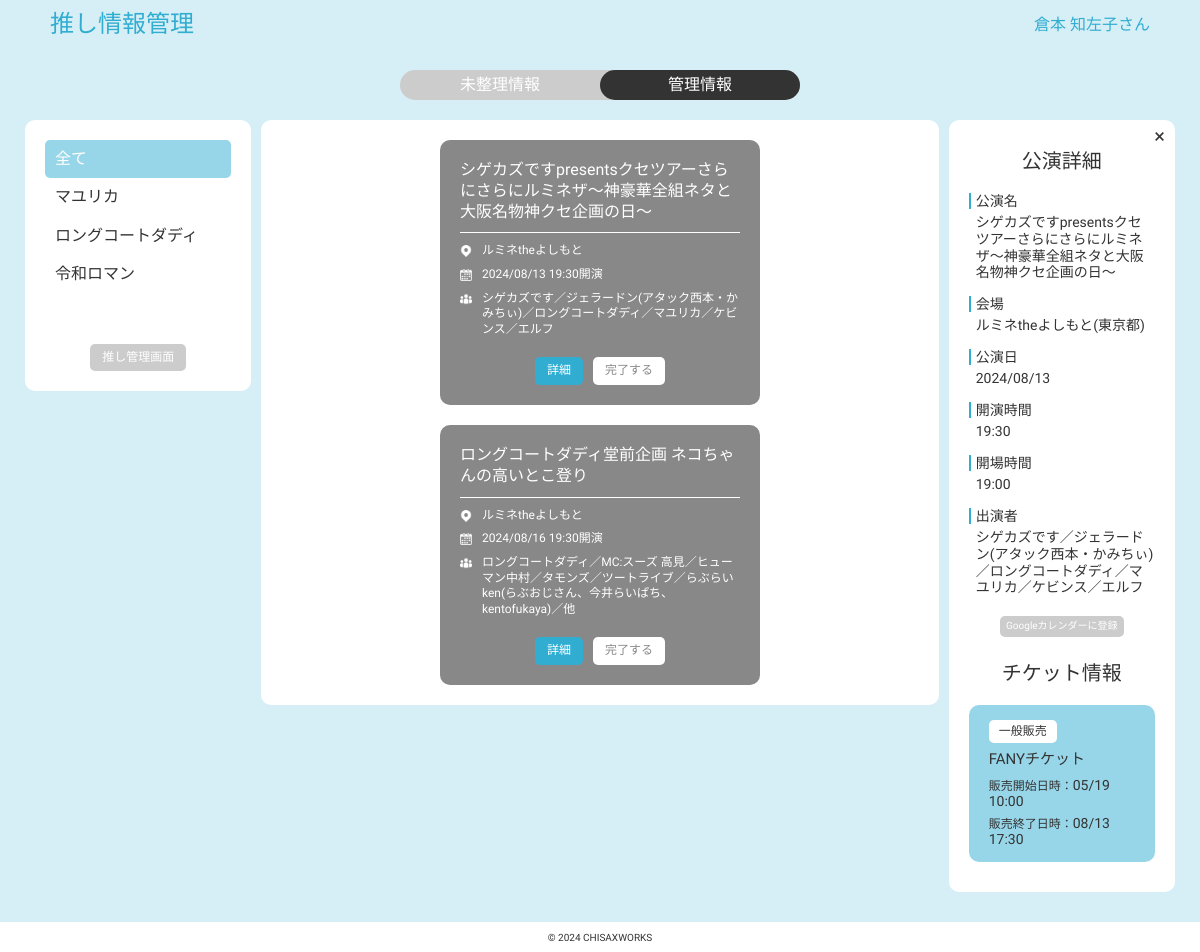
The app's page /main_mg.php?edid=6 (signed in) with its own data.
### tables this page shows
CREATE TABLE `favorite` (
  `ent_id` int(12) NOT NULL,
  `ent_name` varchar(255) NOT NULL,
  `ent_type` varchar(30) NOT NULL,
  `user_id` int(12) NOT NULL,
  `createdDate` datetime NOT NULL,
  `modifiedDate` datetime NOT NULL
);

CREATE TABLE `event` (
  `event_id` int(12) NOT NULL,
  `event_name` varchar(255) NOT NULL,
  `venue_id` int(12) NOT NULL,
  `event_startDate` date NOT NULL,
  `event_startTime` time NOT NULL,
  `event_openTime` time NOT NULL,
  `event_members` varchar(500) NOT NULL,
  `event_source` varchar(30) NOT NULL,
  `isActive` int(1) NOT NULL DEFAULT '1',
  `createdDate` datetime NOT NULL,
  `modifiedDate` datetime NOT NULL
);

CREATE TABLE `venue` (
  `venue_id` int(12) NOT NULL,
  `venue_name` varchar(255) NOT NULL,
  `venue_pref` varchar(4) NOT NULL,
  `createdDate` datetime NOT NULL,
  `modifiedDate` datetime NOT NULL
);

### main_mg.php (called while the page is built, shortened)
<?php
require_once('funcs.php');
?>
<?php include("head.php");?>
<?php include("managed.php");?>

### funcs.php (called while the page is built, shortened)
<?php
function h($str){
    return htmlspecialchars($str, ENT_QUOTES, 'UTF-8');
}
?>

### managed.php (the view, shortened to what this page needs)
<?php
$pdo = db_conn();
$ent_id = $_GET['entid'];
$event_id = $_GET['edid'];
$userid = $_SESSION["userid"];
$stmt1 = $pdo->prepare("SELECT ent_id, ent_name FROM favorite WHERE user_id = $userid");
$status1 = $stmt1->execute();
if ($status1==false) {
    sql_error($stmt1);
}else{
    while( $f_result = $stmt1->fetch(PDO::FETCH_ASSOC)){
        if($f_result['ent_id'] == $ent_id){
            $favli .= '<a class="favli_link active_fav" href="main_mg.php?entid=' . h($f_result['ent_id']) . '"><li>' . h($f_result['ent_name']) . '</li></a>';
        }else{
            $favli .= '<a class="favli_link" href="main_mg.php?entid=' . h($f_result['ent_id']) . '"><li>' . h($f_result['ent_name']) . '</li></a>';
        }
    }
    if($ent_id == 0){
        $favall = '<a class="favli_link active_fav" href="main_mg.php"><li>全て</li></a>';
        $ed_close = '<a href="main_mg.php" class="ed_close_btn">×</a>';
    }else{
        $favall = '<a class="favli_link" href="main_mg.php"><li>全て</li></a>';
        $ed_close = '<a href="main_mg.php?entid=' . h($ent_id) . '" class="ed_close_btn">×</a>';
    }
}
$stmt2 = $pdo->prepare("SELECT ent_name FROM favorite WHERE ent_id = :ent_id");
$stmt2->bindValue(':ent_id', $ent_id, PDO::PARAM_INT);
$status2 = $stmt2->execute();
if($status2 === false){
    sql_error($stmt2);
} else {
    $m_val = $stmt2->fetch();
}
$ent_name = '%'. h($m_val['ent_name']) .'%';
$stmt3 = $pdo->prepare("SELECT em_id, event.event_id as event_id, event_name, DATE_FORMAT(event_startDate, '%Y/%m/%d') as event_startDate,
                            DATE_FORMAT(event_startTime, '%H:%i') as event_startTime,
                            DATE_FORMAT(event_openTime,'%H:%i') as event_openTime, event_members, venue_name, venue_pref
                        FROM event
                        JOIN venue on event.venue_id = venue.venue_id
                        JOIN event_mg_tbl ON event.event_id = event_mg_tbl.event_id
                        WHERE event_members LIKE :ent_name AND undermg_flg = 1 AND user_id = $userid AND event_startDate >= CURDATE()
                        ORDER BY event_startDate");
$stmt3->bindValue(':ent_name', $ent_name, PDO::PARAM_STR);
$status3 = $stmt3->execute();
$item="";
if ($status3==false) {
    sql_error($stmt3);
}else{
    while( $m_result = $stmt3->fetch(PDO::FETCH_ASSOC)){
        $item .= '<div class="item">';
        $item .= '<div class="item_sub"><p class="ename">' . h($m_result['event_name']) . '</p>';
        $item .= '<p><img src="img/venue.png" alt="会場">' . h($m_result['venue_name']) . '</p>';
        $item .= '<p><img src="img/date.png" alt="公演日時">' . h($m_result['event_startDate']) .' '. h($m_result['event_startTime']) . '開演</p>';
        $item .= '<p><img src="img/entertainer.png" alt="出演者">' . h($m_result['event_members']) . '</p></div>';
        if($ent_id){
            $item .= '<div class="mg_btn_wrap"><a class="mgact_btn ed_btn" href="main_mg.php?edid=' . h($m_result['event_id']) . '&entid=' . $ent_id . '">詳細</a>';
        }else{
            $item .= '<div class="mg_btn_wrap"><a class="mgact_btn ed_btn" href="main_mg.php?edid=' . h($m_result['event_id']) . '">詳細</a>';
        }
        $item .= '<a class="mgact_btn exit_mg" href="exit_mg.php?id=' . h($m_result['em_id']) . '">完了する</a></div></div>';
    }
}
if($event_id){
    $stmt4 = $pdo->prepare("SELECT event_name, DATE_FORMAT(event_startDate, '%Y/%m/%d') as event_startDate,
                                DATE_FORMAT(event_startTime, '%H:%i') as event_startTime,
                                DATE_FORMAT(event_openTime,'%H:%i') as event_openTime, event_members, venue_name, venue_pref,
                                DATE_FORMAT(event_startDate, '%Y%m%d') as forgoogle_startDate,
                                DATE_FORMAT(event_startTime, '%H%i%s') as forgoogle_startTime
                            FROM event
                            JOIN venue on event.venue_id = venue.venue_id
                            WHERE event_id = :event_id");
    $stmt4->bindValue(':event_id', $event_id, PDO::PARAM_INT);
    $status4 = $stmt4->execute();
    if ($status4==false) {
        sql_error($stmt4);
    }else{
        $e_result = $stmt4->fetch();
    }
    $forgoogle_endTime =  $e_result['forgoogle_startTime'] + 10000;
    $google_calendar .= '<a target="_blank" href="https://www.google.com/calendar/render?action=TEMPLATE';
    $google_calendar .= '&text=' . h($e_result['event_name']);
    $google_calendar .= '&dates=' . h($e_result['forgoogle_startDate'])  . 'T' . h($e_result['forgoogle_startTime']);
    $google_calendar .= '/' . h($e_result['forgoogle_startDate'])  . 'T' . h($forgoogle_endTime);
    $google_calendar .= '&location='. h($e_result['venue_name']);
    $google_calendar .= '&details=終了時刻は1時間後に仮置きしていますので、劇場の情報をご確認ください';
    $google_calendar .= '" class="google_btn">Googleカレンダーに登録</a>';
    $stmt5 = $pdo->prepare("SELECT  DATE_FORMAT(ti_startDate, '%m/%d') as ti_startDate, DATE_FORMAT(ti_startTime, '%H:%i') as ti_startTime,
                            DATE_FORMAT(ti_endDate, '%m/%d') as ti_endDate, DATE_FORMAT(ti_endTime, '%H:%i') as ti_endTime,
                            agency_name, agency_url, sm_name, ticket_info.sm_id as sm_id
                            FROM ticket_info
                            JOIN ticket_agency on ticket_info.agency_id = ticket_agency.agency_id
                            JOIN sales_methods on ticket_info.sm_id = sales_methods.sm_id
                            WHERE event_id = :event_id AND ti_endDate >= CURDATE()
                            ORDER BY ticket_info.sm_id DESC");
    $stmt5->bindValue(':event_id', $event_id, PDO::PARAM_INT);
    $status5 = $stmt5->execute();
    $ticket_info="";
    if ($status5==false) {
        sql_error($stmt5);
    }else{
        while( $a_result = $stmt5->fetch(PDO::FETCH_ASSOC)){
            if($a_result['sm_id'] == 1){
                $ticket_info .= '<div class="ticketinfo_item"><p class="ti_type">' . h($a_result['sm_name']) . '</p>';
            }else{
                $ticket_info .= '<div class="ticketinfo_item"><p class="ti_type_sp">' . h($a_result['sm_name']) . '</p>';
            }
            $ticket_info .= '<a target="_blank" href="' . h($a_result['agency_url']) . '"><p class="ti_agency">' . h($a_result['agency_name']) . '</p></a>';
            $ticket_info .= '<p><span class="ti_stitle">販売開始日時：</span>' . h($a_result['ti_startDate']) .' '. h($a_result['ti_startTime']) . '</p>';
            $ticket_info .= '<p><span class="ti_stitle">販売終了日時：</span>' . h($a_result['ti_endDate']) .' '. h($a_result['ti_endTime']) . '</p></div>';
        }
    }
}
?>
<div class="tab_wrap">
    <a href="main_un.php" class="tab_item">未整理情報</a>
    <a href="main_mg.php" class="tab_item active_tab">管理情報</a>
</div>
<div class="main_area">
    <div class="filter_area">
        <ul class="filter_favlist">
            <?= $favall ?>
            <?= $favli ?>
        </ul>
        <div class="mg_btn_wrap">
            <a href="favorite.php" class="mgsub_btn">推し管理画面</a>
        </div>
    </div>
    <div class="data_area">
        <?= $item ?>
    </div>
    <div class="event_detail">
        <?= $ed_close ?>
        <h2>公演詳細</h2>
        <div class="detail_item_wrap">
            <div class="detail_item">
                <h3>公演名</h3>
                <p><?= h($e_result['event_name']) ?></p>
            </div>
            <div class="detail_item">
                <h3>会場</h3>
                <p><?= h($e_result['venue_name']) .'('. h($e_result['venue_pref']) .')' ?></p>
            </div>
            <div class="detail_item">
                <h3>公演日</h3>
                <p><?= h($e_result['event_startDate']) ?></p>
            </div>
            <div class="detail_item">
                <h3>開演時間</h3>
                <p><?= h($e_result['event_startTime']) ?></p>
            </div>
            <div class="detail_item">
                <h3>開場時間</h3>
                <p><?= h($e_result['event_openTime']) ?></p>
            </div>
            <div class="detail_item">
                <h3>出演者</h3>
                <p><?= h($e_result['event_members']) ?></p>
            </div>
        </div>
        <?= $google_calendar?>
        <h2>チケット情報</h2>
        <div class="ticketinfo_wrap">
            <?= $ticket_info ?>
        </div>
    </div>
</div>

### css/style.css (style rules this page uses)
body { font-family: "Kiwi Maru", "Noto Sans JP", "Hiragino Kaku Gothic ProN", "Arial", "Yu Gothic", "Meiryo", sans-serif; background-color: #d6eff6; color: #333333; overflow-y: scroll; }
footer { background-color: #ffffff; height: 30px; display: flex; justify-content: center; align-items: center; }
h2 { font-size: 20px; font-weight: 500; text-align: center; margin: 0px auto 20px; }
.data_area { font-size: 12px; font-weight: 400; }
.ename,.filter_area { font-size: 16px; font-weight: 400; }
footer { font-size: 10px; font-weight: 400; }
.mgact_btn, .mgsub_btn { padding: 7px 12px; font-size: 12px; border-radius: 5px; }
.mgact_btn { background-color: #ffffff; color: #888888; }
.mgsub_btn { background-color: #cccccc; color: #ffffff; }
.ed_btn { background-color: #30add1; color: #ffffff; }
.mg_btn_wrap { display: flex; column-gap: 10px; justify-content: center; }
.google_btn { font-size: 10px; padding: 4px 6px 5px; background-color: #cccccc; color: #ffffff; border-radius: 5px; width: fit-content; margin: 20px auto 25px; display: block; }
.main_area { display: flex; column-gap: 10px; }
.filter_area { width: 20%; padding: 20px; background-color: #ffffff; border-radius: 10px; height: fit-content; }
.data_area { padding: 20px; background-color: #ffffff; border-radius: 10px; display: flex; gap: 20px; justify-content: center; flex-wrap: wrap; height: fit-content; }
.tab_wrap { color: #ffffff; background-color: #cccccc; margin: 20px auto; border-radius: 15px; display: flex; width: fit-content; }
.tab_item { border-radius: 15px; width: 200px; height: 30px; line-height: 30px; text-align: center; }
.active_tab { background-color: #333333; }
.filter_area .mgsub_btn { margin-top: 50px; }
.filter_favlist { display: flex; flex-direction: column; }
.favli_link { padding: 10px; border-radius: 5px; }
.active_fav { background-color: #97d6e8; color: #ffffff; }
.item { color: #ffffff; background-color: #888888; border-radius: 10px; padding: 20px; width: 320px; display: flex; flex-direction: column; justify-content: space-between; row-gap: 20px; }
.item_sub { display: flex; flex-direction: column; row-gap: 8px; line-height: 1.3; }
.ename { border-bottom: 1px solid #ffffff; padding-bottom: 10px; margin-bottom: 2px; }
.item p { display: flex; align-items: flex-start; }
.item img { width: 12px; margin-right: 10px; padding-top: 2px; }
.event_detail { max-width: 20%; background-color: #ffffff; border-radius: 10px; padding: 30px 20px; font-size: 14px; position: relative; height: fit-content; }
.ed_close_btn { width: fit-content; position: absolute; top: 5px; right: 10px; font-size: 20px; cursor: pointer; }
.detail_item_wrap { display: flex; flex-direction: column; row-gap: 15px; }
.detail_item h3 { font-weight: 500; margin-bottom: 5px; border-left: 2px solid #30add1; padding-left: 5px; }
.detail_item p { padding-left: 7px; line-height: 1.2; }
.ticketinfo_wrap { display: flex; flex-direction: column; row-gap: 10px; margin-top: 10px; }
.ticketinfo_item { padding: 15px 20px; background-color: #97d6e8; border-radius: 10px; display: flex; flex-direction: column; row-gap: 5px; font-weight: 500; }
.ti_type, .ti_type_sp { padding: 5px 10px; border-radius: 5px; width: fit-content; font-size: 12px; }
.ti_type { background-color: #ffffff; }
.ti_agency { font-size: 15px; margin: 3px 0; }
.ti_stitle { font-size: 12px; }

### records on screen
favorite: ent_name "マユリカ"
favorite: ent_name "ロングコートダディ"
favorite: ent_name "令和ロマン"
event: event_name "シゲカズですpresentsクセツアーさらにさらにルミネザ～神豪華全組ネタと大阪名物神クセ企画の日～", venue.venue_name "ルミネtheよしもと", event_startDate "2024/08/13", event_startTime "19:30", event_members "シゲカズです／ジェラードン(アタック西本・かみちぃ)／ロングコートダディ／マユリカ／ケビンス／エルフ", venue.venue_pref "東京都"
event: event_name "ロングコートダディ堂前企画 ネコちゃんの高いとこ登り", venue.venue_name "ルミネtheよしもと", event_startDate "2024/08/16", event_startTime "19:30", event_members "ロングコートダディ／MC:スーズ 高見／ヒューマン中村／タモンズ／ツートライブ／らぶらいken(らぶおじさん、今井らいぱち、kentofukaya)／他"

### other values on screen
$_SESSION["username"] "倉本 知左子"
$e_result['event_startDate'] "2024/08/13"
$e_result['event_startTime'] "19:30"
$e_result['event_openTime'] "19:00"
$a_result['sm_name'] "一般販売"
$a_result['agency_name'] "FANYチケット"
$a_result['ti_startDate'] "05/19"
$a_result['ti_startTime'] "10:00"
$a_result['ti_endDate'] "08/13"
$a_result['ti_endTime'] "17:30"
